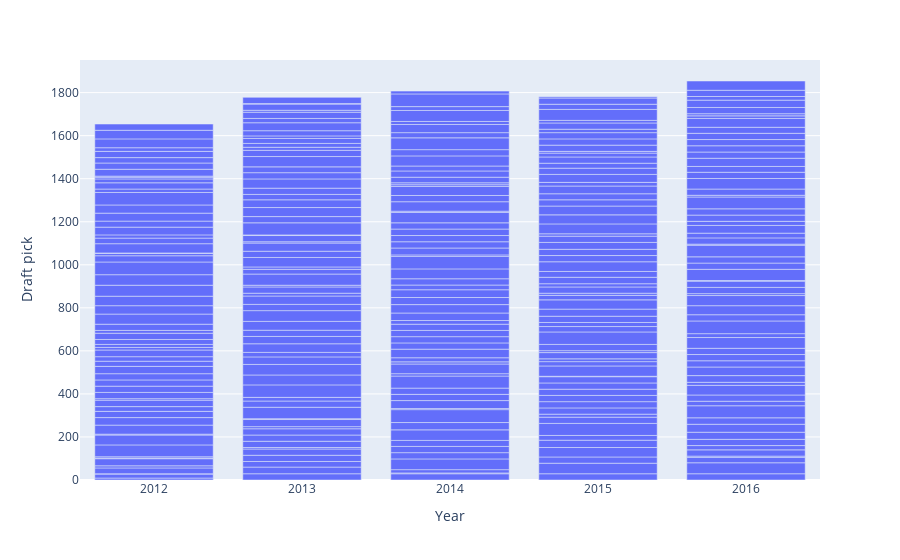

The cell this chart's notebook holds for it:
### Markdown cell above
## Year wise player picking

### Code cell
plt.figure(figsize=(10,5))
px.bar(df,x="Year",y="Draft pick")

### Figure 1 — Plotly figure (JSON) as saved in the notebook; plotly's stock layout.template omitted (floating-point values rounded to 4 significant figures; data arrays with more than 128 entries replaced by an {"elided": "..."} marker saying what was removed)
{"data": [{"alignmentgroup": "True", "hovertemplate": "Year=%{x}<br>Draft pick=%{y}<extra></extra>", "legendgroup": "", "marker": {"color": "#636efa", "pattern": {"shape": ""}}, "name": "", "offsetgroup": "", "orientation": "v", "showlegend": false, "textposition": "auto", "type": "bar", "x": {"elided": "306 int values"}, "xaxis": "x", "y": {"elided": "306 int values"}, "yaxis": "y"}], "layout": {"barmode": "relative", "legend": {"tracegroupgap": 0}, "margin": {"t": 60}, "xaxis": {"anchor": "y", "domain": [0, 1], "title": {"text": "Year"}}, "yaxis": {"anchor": "x", "domain": [0, 1], "title": {"text": "Draft pick"}}}}
